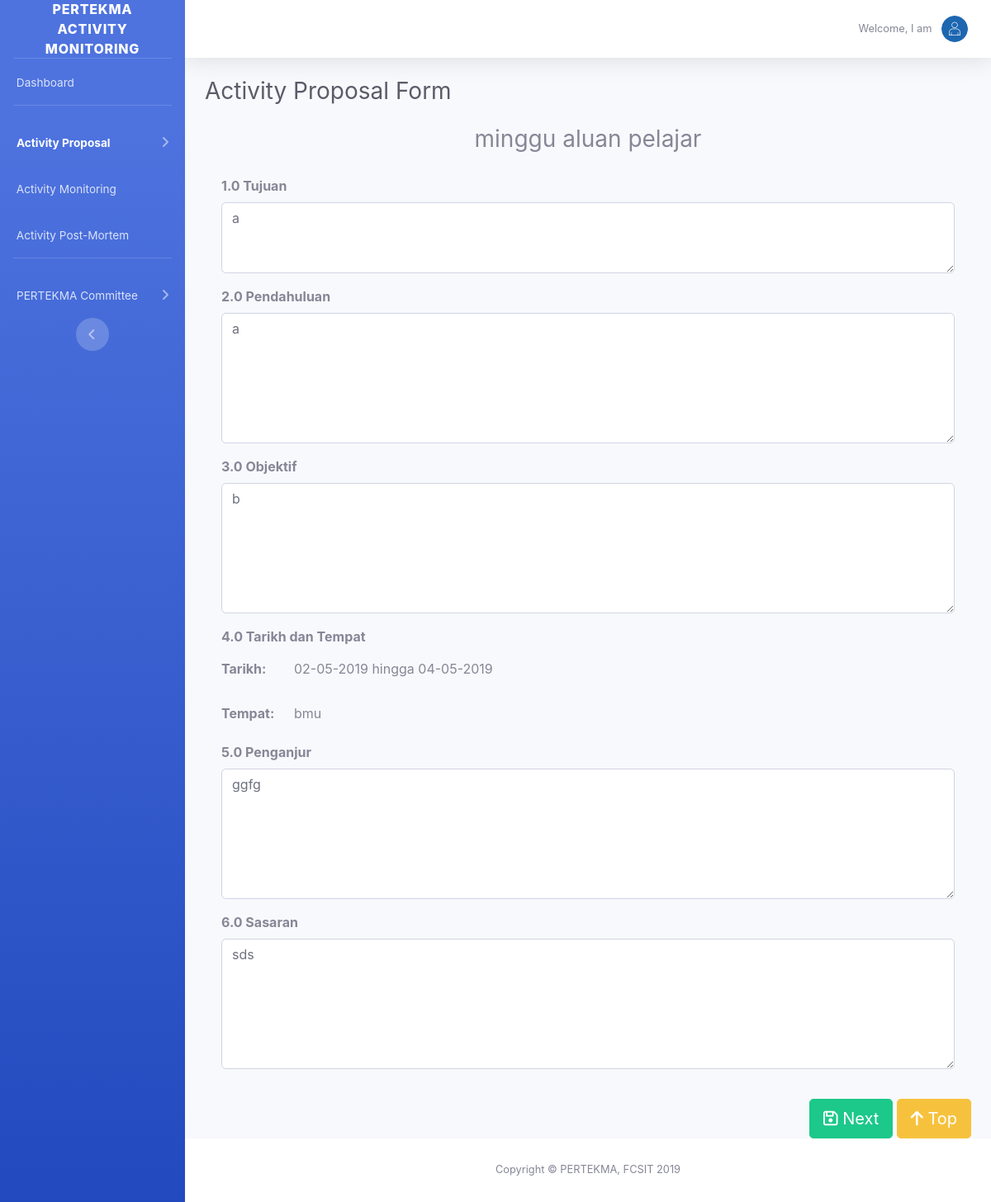
Page /superadmin/proposal-add.php?id=8 on the committed database.
### tables this page shows
CREATE TABLE `proposal` (
  `proposald` int(11) NOT NULL,
  `iduser` int(11) NOT NULL,
  `proposalTitle` varchar(255) NOT NULL,
  `date1` varchar(255) NOT NULL,
  `date2` varchar(255) NOT NULL,
  `time_1` varchar(255) NOT NULL,
  `time_2` varchar(255) NOT NULL,
  `location` varchar(255) NOT NULL,
  `tujuan` text NOT NULL,
  `pendahuluan` text NOT NULL,
  `objektif` text NOT NULL,
  `event` varchar(255) NOT NULL,
  `penganjur` text NOT NULL,
  `sasaran` varchar(255) NOT NULL,
  `jemputanLuar` varchar(255) NOT NULL,
  `jemputanDalam` varchar(255) NOT NULL,
  `kolaborasi` varchar(255) NOT NULL,
  `penutup` text NOT NULL,
  `activityPostmortem` text NOT NULL,
  `dekan_comment` varchar(255) NOT NULL,
  `td_comment` varchar(255) NOT NULL,
  `proposalStatus` int(11) NOT NULL,
  `proposalStatus2` int(11) NOT NULL,
  `AcaSession` varchar(255) NOT NULL,
  `calPro` int(11) NOT NULL,
  `calAct` int(11) NOT NULL,
  `calInc` int(11) NOT NULL,
  `calOut` int(11) NOT NULL,
  `calEqu` int(11) NOT NULL,
  `calProg` int(11) NOT NULL,
  `cal_ap` int(11) NOT NULL
);

### superadmin/proposal-add.php (the view, shortened to what this page needs)
<?php
	require_once('../connect.php');
?>
<?php
$proposalId=$_GET["id"];
?>
<!DOCTYPE html>
<html lang="en">
<head>
  <link href="../vendor/fontawesome-free/css/all.min.css" rel="stylesheet" type="text/css">
	<link href="../css/form.css" rel="stylesheet" type="text/css">
  <link href="../css/sb-admin-2.min.css" rel="stylesheet">
</head>
<body id="page-top">
  <div id="wrapper">
    <ul class="navbar-nav bg-gradient-primary sidebar sidebar-dark accordion" id="accordionSidebar">
      <a class="sidebar-brand d-flex align-items-center justify-content-center" href="../index.html">
        <div class="sidebar-brand-text mx-3">PERTEKMA Activity Monitoring</div>
      </a>
      <hr class="sidebar-divider my-0">
      <li class="nav-item ">
        <a class="nav-link" href="index.php">
        <span>&nbsp;Dashboard</span></a>
      </li>
      <hr class="sidebar-divider">
      <li class="nav-item active">
        <a class="nav-link collapsed" href="#" data-toggle="collapse" data-target="#collapseTwo" aria-expanded="true" aria-controls="collapseTwo">
          <span>Activity Proposal</span>
        </a>
      </li>
      <li class="nav-item">
        <a class="nav-link" href="activityMonitoring.php">
          <span>&nbsp;Activity Monitoring</span></a>
      </li>
      <li class="nav-item">
        <a class="nav-link" href="activityPosmortem.php">
          <span>&nbsp;Activity Post-Mortem</span></a>
      </li>
      <hr class="sidebar-divider">
    <li class="nav-item ">
        <a class="nav-link collapsed" href="#" data-toggle="collapse" data-target="#collapseThree" aria-expanded="true" aria-controls="collapseThree">
          <span>PERTEKMA Committee</span>
        </a>
      </li>
      <div class="text-center d-none d-md-inline">
        <button class="rounded-circle border-0" id="sidebarToggle"></button>
      </div>
    </ul>
    <div id="content-wrapper" class="d-flex flex-column">
      <div id="content">
        <nav class="navbar navbar-expand navbar-light bg-white topbar mb-4 static-top shadow">
          <ul class="navbar-nav ml-auto">
            <li class="nav-item dropdown no-arrow">
              <a class="nav-link dropdown-toggle" href="#" id="userDropdown" role="button" data-toggle="dropdown" aria-haspopup="true" aria-expanded="false">
                <span class="mr-2 d-none d-lg-inline text-gray-600 small">Welcome, I am&nbsp;<?php echo $username; ?></span>
                <img class="img-profile rounded-circle" src="../img/sue.png">
              </a>
            </li>
          </ul>
        </nav>
        <div class="container-fluid">
          <div class="d-sm-flex align-items-center justify-content-between mb-4">
            <h1 class="h3 mb-0 text-gray-800">Activity Proposal Form </h1>
          </div>
    <div class="row">
        <div class="col-lg-12">
            <div class="text-center">
                <h3><?php $queryproposal=mysqli_query($con, "SELECT * FROM proposal WHERE proposald='$proposalId'");
								$col = mysqli_fetch_array($queryproposal);
								?>
          <?php echo $Title=$col["proposalTitle"]; ?>
           </h3>
            </div>
        </div>
    </div>
    <div id="page-wrapper">
              <?php $proposal=mysqli_query($con, "SELECT * FROM proposal WHERE proposald='$proposalId'");
					$col = mysqli_fetch_array($proposal);
								  $date2=$col["date2"];
								  $Location=$col["location"];
						?>
               <form method="post" action="">
                <div class="card-body">
                <div class="row">
                    <div class="col-md-3 col-lg-12">
                        <div class="form-group">
                            <label class="control-label"><b>1.0 Tujuan</b></label>
                            <textarea rows="3" name="protujuan" class="form-control"><?php echo $Tujuan=$col["tujuan"]; ?></textarea>
                        </div>
                    </div>
					<div class="col-md-3 col-lg-12">
                        <div class="form-group">
                            <label class="control-label"><b>2.0 Pendahuluan</b></label>
                            <textarea rows="6" name="propendahuluan" class="form-control"><?php echo $date1=$col["pendahuluan"];?></textarea>
                        </div>
                    </div>
					<div class="col-md-3 col-lg-12">
                        <div class="form-group">
                            <label class="control-label"><b>3.0 Objektif</b></label>
                            <textarea rows="6" name="proobjektif" class="form-control"><?php echo $date1=$col["objektif"];?></textarea>
                        </div>
                    </div>
					<div class="col-md-3 col-lg-12">
                        <div class="form-group">
                           <label class="control-label"><b>4.0 Tarikh dan Tempat</b></label>
                            <div class="form-group row">
                            	<label class="col-sm-1 col-form-label"><b>Tarikh:</b></label>
                            	<div class="col-sm-11">
                            	    <label class="col-sm-11 col-form-label" style="text-align: justify;"><?php echo $col["date1"]; ?>&nbsp;hingga&nbsp;<?php echo $date2; ?></label>
								</div>
							</div>
                           <div class="form-group row">
                            	<label class="col-sm-1 col-form-label"><b>Tempat:</b></label>
                            	<div class="col-sm-11">
                            		<label class="col-sm-11 col-form-label" style="text-align: justify;"><?php echo $Location; ?></label>
								</div>
							</div>
                        </div>
                    </div>
					<div class="col-md-3 col-lg-12">
                        <div class="form-group">
                            <label class="control-label"><b>5.0 Penganjur</b></label>
                            <textarea rows="6" name="propenganjur" class="form-control"><?php echo $date1=$col["penganjur"];?></textarea>
                        </div>
                    </div>
					<div class="col-md-3 col-lg-12">
                        <div class="form-group">
                            <label class="control-label"><b>6.0 Sasaran</b></label>
                            <textarea rows="6" name="prosasaran" class="form-control"><?php echo $date1=$col["sasaran"];?></textarea>
                        </div>
                    </div>
                </div>
            </div>
		  </div>
        <div class="row">
		<div class="col-lg-12">
			<div style="float: right;">
				<button id="submit" name="submiting" class="btn btn-success btn-lg"><i class="fa fa-save"></i> Next</button>
				<a class="btn btn-warning btn-lg" href="#" id="btnToTop"><i class="fa fa-arrow-up"></i> Top</a>
			</div>
		</div>
		</div>
        </div>
      </div>
      <footer class="sticky-footer bg-white">
        <div class="container my-auto">
          <div class="copyright text-center my-auto">
            <span>Copyright &copy; PERTEKMA, FCSIT 2019</span>
          </div>
        </div>
      </footer>
    </div>
  </div>
</body>
</html>

### rows in the picture
proposal: proposalTitle "minggu aluan pelajar", protujuan "a", propendahuluan "a", proobjektif "b", date1 "02-05-2019", date2 "04-05-2019", location "bmu", propenganjur "ggfg", prosasaran "sds"
